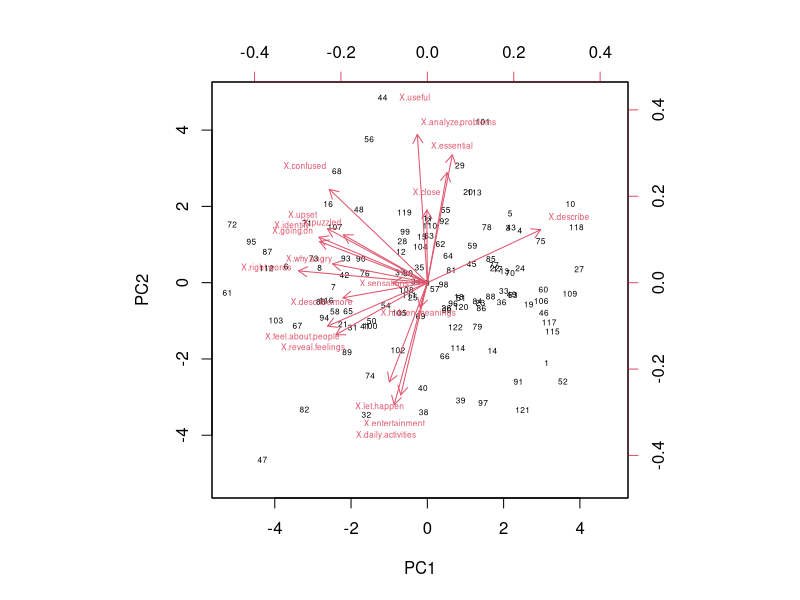
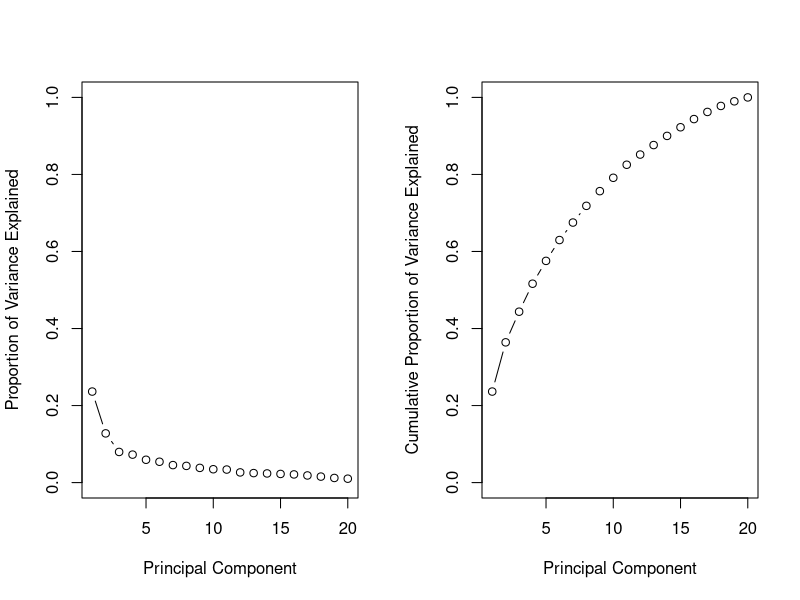
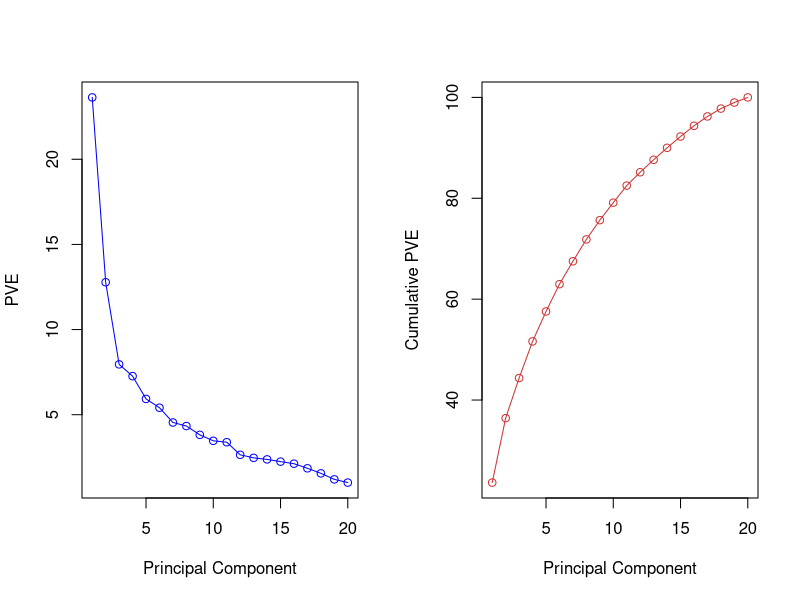
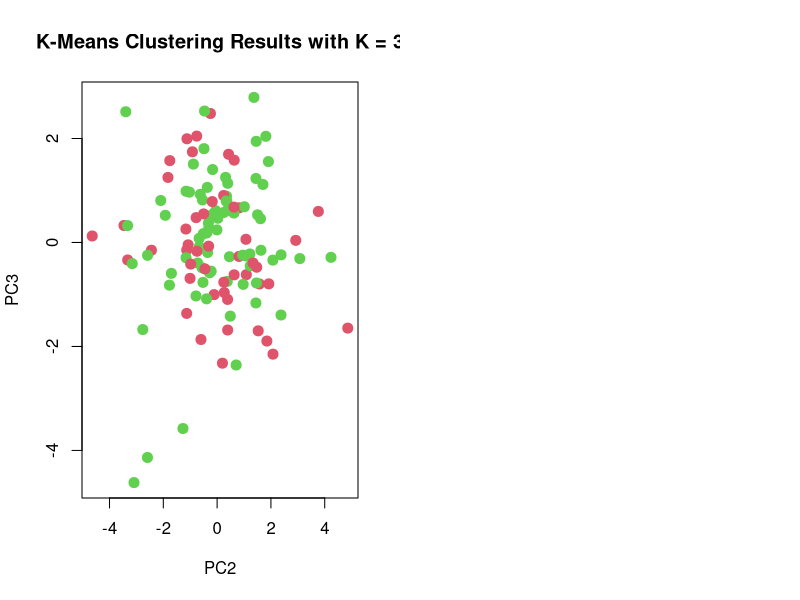
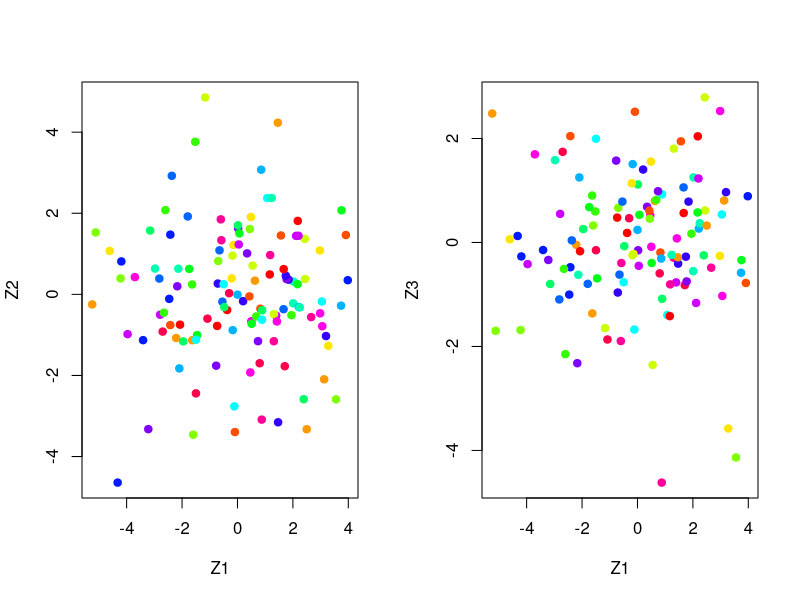

R code for these plots, in order:
## ---- chunk 1
knitr::opts_chunk$set(echo = TRUE)
## ---- chunk 2
#PCR preparation from last assignment
setwd('/Users/joshd/Library/Mobile Documents/com~apple~CloudDocs/statistics_DS/statistical_learning/assignments/07')

CESD <- read.csv('data_alexithymia2.csv', sep = ';')

#checkup
str(CESD)
names(CESD)
dim(CESD)

#check for missing values
sum(is.na(CESD))


# convert from int to numeric data type
CESD[, 3:24] <- lapply(CESD[,3:24], as.numeric)


#exclude ID, sex, age, and CESD
TAS_20 = CESD[,-c(1,2,3, 24)]

apply(TAS_20, 2, mean, na.rm = TRUE)
apply(TAS_20, 2, var)


# run PCA with normalized variables, mean 0 and unit variance
pca_result_sc = prcomp(TAS_20, scale=TRUE)
summary(pca_result_sc)

# means before centering
pca_result_sc$center

# standard deviations before centering
pca_result_sc$scale

# Prinicipal component loadings
pca_result_sc$rotation

# dimensionality
dim(pca_result_sc$x)

# plot first 2 PC's
pca_result_sc$rotation = -pca_result_sc$rotation
pca_result_sc$x = -pca_result_sc$x
biplot(pca_result_sc, scale = 0, cex = 0.5)


# standard deviations of each principal component
pca_result_sc$sdev
 
#variance
pc.var <- pca_result_sc$sdev^2


# proportion of variance explained by each principal component
pve <- pc.var / sum(pc.var)
pve


# plot variances explained by PC's
par(mfrow = c(1, 2))
plot(pve, xlab = "Principal Component",
     ylab = "Proportion of Variance Explained", ylim = c(0, 1),
     type = "b")
plot(cumsum(pve), xlab = "Principal Component",
     ylab = "Cumulative Proportion of Variance Explained",
     ylim = c(0, 1), type = "b")


# Decicde on how many components to keep using Kaiser's rule and PVE
ev <- eigen(cor(TAS_20))
ev$values # we keep 3 PC's


## ---- chunk 3
# I keep 3 PC's from the previous exercise

#a

## create function to color PCA score vectors
Cols <- function(vec) {
  cols <- rainbow(length(unique(vec)))
  return(cols[as.numeric(as.factor(vec))])
}

# labels
TAS_labs <- names(TAS_20)

png("plot_3PC.png")
par(mfrow = c(1, 2))
plot(pca_result_sc$x[, 1:2], col = Cols(TAS_labs), pch = 19,
     xlab = "Z1", ylab = "Z2")
plot(pca_result_sc$x[, c(1, 3)], col = Cols(TAS_labs), pch = 19,
     xlab = "Z1", ylab = "Z3")
dev.off()



# PCA summary
pca_result_sc


# variance explained
#plot(pca_result_sc)

# Scree plot
pve <- 100 * pca_result_sc$sdev^2 / sum(pca_result_sc$sdev^2)
par(mfrow = c(1, 2))
plot(pve,  type = "o", ylab = "PVE",
     xlab = "Principal Component", col = "blue")
plot(cumsum(pve), type = "o", ylab = "Cumulative PVE",
     xlab = "Principal Component", col = "brown3")
## ---- chunk 4
#run k-means for first 3 PC's
km.out <- kmeans(pca_result_sc$x[,1:3], 2, nstart = 50)
km.out # lowest withinSS for k = 2 (between_SS / total_SS =  36.6 %), for k = 3 (between_SS / total_SS =  49.1 %)

# cluster assignment
cluster_assignments <- km.out$cluster 

# contigency table
contingency_table <- table(cluster_assignments)
print(contingency_table)


# Define the range of k values you want to test
k_values <- 2:10

# Initialize a list to store contingency tables
contingency_tables <- list()
k_withinSS <- list()

# Iterate over each value of k
for (k in k_values) {
  # Perform k-means clustering
  kmeans_result <- kmeans(pca_result_sc$x[,1:7], centers = k)
  
  # Get cluster assignments
  cluster_assignments <- kmeans_result$cluster
  
  # Create a contingency table
  contingency_table <- table(cluster_assignments)
  
  # Store the contingency table in the list
  contingency_tables[[as.character(k)]] <- contingency_table
  
  # Store withinSS for this k
  k_withinSS[[as.character(k)]] <- kmeans_result$betweenss / kmeans_result$tot.withinss
}

# Access a contingency table for a specific k value
print(contingency_tables[["3"]])  # Accessing contingency table for k = 2
print(k_withinSS)




# plot first 2 PC score vectors
plot(pca_result_sc$x[, c(2,3)], col = (km.out$cluster + 1),
     main = "K-Means Clustering Results with K = 3",
     xlab = "PC2", ylab = "PC3", pch = 20, cex = 2)

